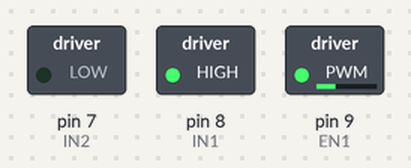
Bench run of a sketch on a simulated Arduino Uno, built with avr-gcc and run on an emulated ATmega328P. Parts: switched loads named in the sketch (green lamp = pin HIGH).

Above: at 0.05 s.
At 4.0 s:
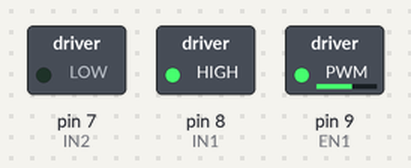
At 6.0 s:
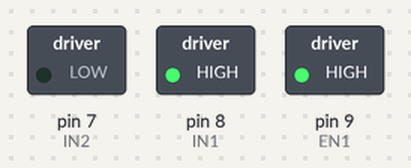
At 8.0 s:
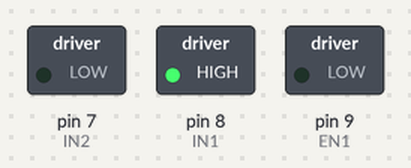
Timing chart, 0 to 10.4 s (numbered marks = the images above):
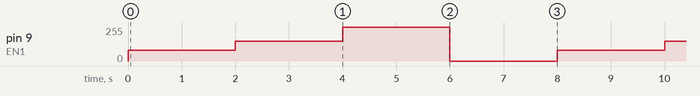

The sketch:

DCMOTOR.ino
```cpp
/*
  Assignment 6C
  DC Motor Speed Control Using PWM and L293D

  Arduino -> L293D:
    D9 -> EN1   (PWM speed control)
    D8 -> IN1   (motor direction)
    D7 -> IN2   (motor direction)

  L293D:
    OUT1 and OUT2 -> DC motor

  IMPORTANT:
    - Do NOT connect the motor directly to Arduino GPIO.
    - Use an external motor supply.
    - Connect Arduino GND and motor-driver GND together.

  Purpose:
  To control the speed of a DC motor using PWM.
*/

const int EN1 = 9;       // PWM pin connected to L293D enable
const int IN1 = 8;       // Motor direction input 1
const int IN2 = 7;       // Motor direction input 2

void setup()
{
  // Configure motor-control pins as outputs.
  pinMode(EN1, OUTPUT);
  pinMode(IN1, OUTPUT);
  pinMode(IN2, OUTPUT);

  // Set the motor to one fixed direction.
  digitalWrite(IN1, HIGH);
  digitalWrite(IN2, LOW);

  // Initially keep the motor stopped.
  analogWrite(EN1, 0);
}

void loop()
{
  // Low PWM value.
  // Motor receives a low average drive.
  analogWrite(EN1, 80);
  delay(2000);

  // Medium PWM value.
  // Motor speed should increase.
  analogWrite(EN1, 150);
  delay(2000);

  // Full PWM value.
  // Motor receives maximum average drive.
  analogWrite(EN1, 255);
  delay(2000);

  // Stop the motor.
  analogWrite(EN1, 0);
  delay(2000);
}
```

Measured:
- by itself, pin 9 (EN1): repeats every 8.0 s: 150/255 2.0 s, 255/255 2.0 s, 0/255 2.0 s, 80/255 2.0 s
